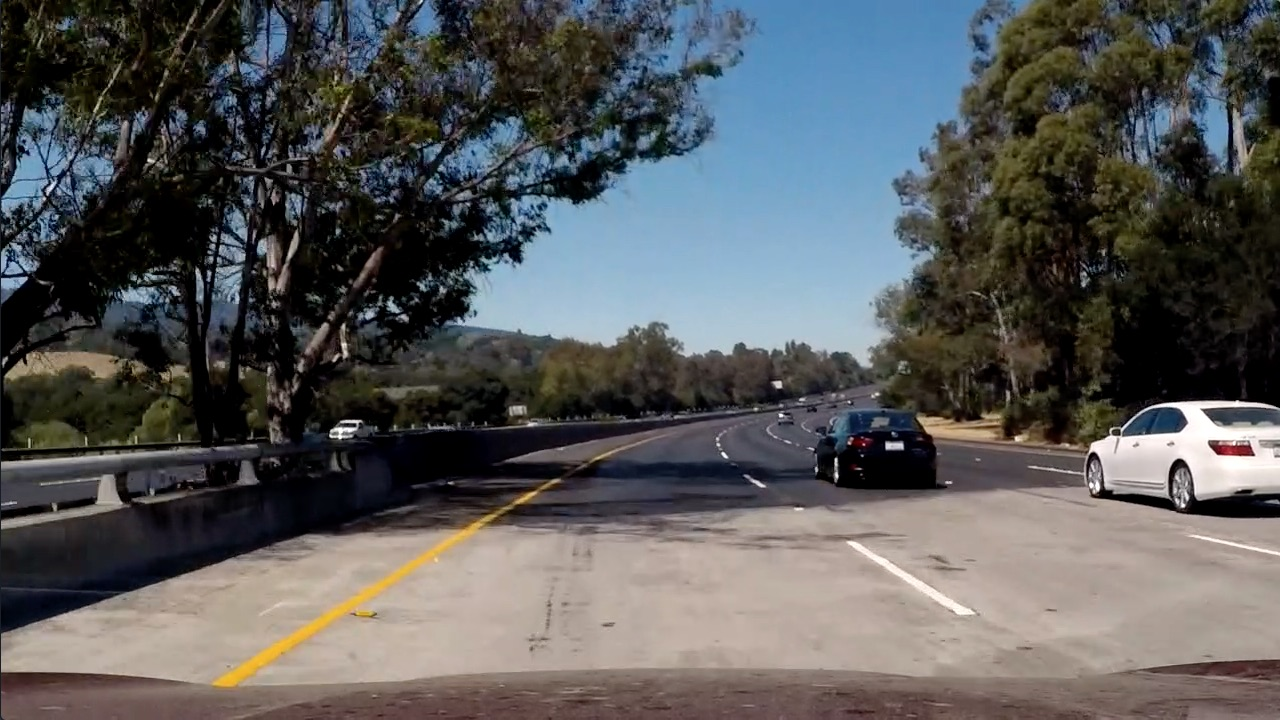
#> input picture test_images/test5.jpg, 1280 x 720 px
$ jupyter execute --allow-errors cv_project.ipynb   (shell and % lines are left out)
#> lines starting #> are read from the running program, lines starting #| are printed output that depends on the picture
[cell 1]
import cv2
import glob
import numpy as np
import matplotlib.pyplot as plt
import matplotlib.image as mpimg
from sklearn.cross_validation import train_test_split
from sklearn.preprocessing import StandardScaler

from skimage.feature import hog
from skimage.measure import label, regionprops

from sklearn.svm import LinearSVC
from sklearn.tree import DecisionTreeClassifier
from sklearn.ensemble import AdaBoostClassifier, BaggingClassifier, ExtraTreesClassifier, \
    GradientBoostingClassifier, RandomForestClassifier

# Step 0 -- get data

[cell 2]
# Create directory for training data

[cell 3]
# Get data

[cell 4]
# Unzip data

[cell 5]
# Get names of image files to estimate dataset sizes and then load images
images_vehicle = glob.glob('data/vehicles/*/*.png')
images_nonvehicle = glob.glob('data/non-vehicles/*/*.png')
print('Total vehicles: {}, Total non-vehicles: {}'.format(len(images_vehicle), len(images_nonvehicle)))

Deviation in class sizes is small so we can keep it without extra balancing

#> (a cell that did not finish here is left out)

#> (a cell that did not finish here is left out)

[cell 8]
# generate label data
y = np.hstack((np.ones(len(images_vehicle)), np.zeros(len(images_nonvehicle)))).astype(np.uint8)

[cell 9]
# split into train, validation and test sets
RANDOM_STATE = 1234

#> (the rest of this cell did not finish here and is left out)

# Step 1 -- get features

In this step I basically define code snippets to perform HOG feature extraction. Detailed HOG parameters definition will be done later

[cell 10]
def get_hog_features(img, orient, pix_per_cell, cell_per_block, vis=False, feature_vec=True):
    # Call with two outputs if vis==True
    if vis == True:
        features, hog_image = hog(img, orientations=orient, pixels_per_cell=(pix_per_cell, pix_per_cell),
                                  cells_per_block=(cell_per_block, cell_per_block), transform_sqrt=True,
                                  visualise=vis, feature_vector=feature_vec)
        return features, hog_image
    # Otherwise call with one output
    else:
        features = hog(img, orientations=orient, pixels_per_cell=(pix_per_cell, pix_per_cell),
                       cells_per_block=(cell_per_block, cell_per_block), transform_sqrt=True,
                       visualise=vis, feature_vector=feature_vec)
        return features

[cell 11]
# [23 lines left out: function draw_hog_examples, not called in this run]

#> (a cell that did not finish here is left out)

[cell 13]
# This function takes dataset of images and returns dataset of features
def get_hog_data(X, colorspace, orient, pixpercell, cellperblock, featuresize):
    Xhog = np.zeros((X.shape[0], featuresize), dtype=np.float32)

    for idx in range(X.shape[0]):
        if colorspace == 'gray':
            x = cv2.cvtColor(X[idx], cv2.COLOR_RGB2GRAY)
        else:
            hls = cv2.cvtColor(X[idx], cv2.COLOR_RGB2HLS)
            x = hls[:,:,['h', 'l', 's'].index(colorspace)]

        f = get_hog_features(x, orient, pixpercell, cellperblock)
        Xhog[idx] = f

    return Xhog

# Step 2 -- train classifier

In this step I check several classifiers and HOG params to pick the best combination.

Classifiers to be tested:
* LinearSVC
* DecisionTreeClassifier,
* BaggingClassifier,
* ExtraTreesClassifier,
* GradientBoostingClassifier,
* RandomForestClassifier

[cell 14]
classifiers = [
#     LinearSVC,
#     DecisionTreeClassifier,
#     BaggingClassifier,
#     ExtraTreesClassifier,
    GradientBoostingClassifier,
#     RandomForestClassifier
]

[cell 15]
# This function is just for grid search
def examine_hog_params_and_classifiers(colorspace, orient, pixpercell, cellperblock):
    # get vector size, doesnt matter which color space to use
    sample_feature = get_hog_features(cv2.cvtColor(sample_image, cv2.COLOR_RGB2GRAY), orient, pixpercell, cellperblock)
    vector_size = sample_feature.shape[0]

    # transform raw pixel data into hog features
    X_train = get_hog_data(X_TRAIN, colorspace, orient, pixpercell, cellperblock, vector_size)
    X_test =  get_hog_data(X_TEST,  colorspace, orient, pixpercell, cellperblock, vector_size)

    # get scaler from training data
    X_scaler = StandardScaler().fit(X_train)

    # transform all X data with scaler
    X_train = X_scaler.transform(X_train)
    X_test = X_scaler.transform(X_test)

    print('colorspace {}, orient {}, pixpercell {}, cellperblock {}'.format(colorspace, orient, pixpercell, cellperblock))
    for c in classifiers:
        clf = c()
        clf.fit(X_train, Y_TRAIN)
        print(c, clf.score(X_test, Y_TEST))

Cell below was used to perform grid search and estimate best classifier and HOG params in terms of accuracy on test set

After my experiments I finished with next results:
* L-channel gives best results for HOG features, noteworthy is grayscale is also good
* GradientBoostingClassifier works best among other classifiers
* orient value of 10 gives best results
* more pixpercell produced more accuracy; best results I got with 16
* cells per block value of 2 gives best results

#> (a cell that did not finish here is left out)

[cell 17]
# Remember best params for further usage
HOG_ORIENT = 10
HOG_PPC = 16
HOG_CPB = 2
HOG_SIZE = 360

#> (a cell that did not finish here is left out)

After features and classifier are defined, prepare scailer and trained classifier for future usage

#> (a cell that did not finish here is left out)

[cell 20]
def preprocess_input(X):
    X = get_hog_data(X, 'l', HOG_ORIENT, HOG_PPC, HOG_CPB, HOG_SIZE)
    X = X_scaler.transform(X)
    return X

#> (a cell that did not finish here is left out)

#> (a cell that did not finish here is left out)

# Step 3 -- sliding window search

[cell 23]
# These are manually defined parameters for sliding windows found after many tests

IMG_WIDTH = 1280
IMG_HEIGTH = 720
IMG_CENTER = 640
SLW_OVERLAP = .05
SLW_WINDOWS = [
    (96,  256),
    (150, 196),
    (200, 128),
    (230, 96),
]

My sliding window approach uses non-linear sizes. Common idea is next:
* take initial window size, e.g. 96 pixels
* define center position of the window based on initial window size and overlap factor
* use height same as window size, e.g. 96 pixels
* calculate width with next formula:
  + $Size_{new} = Size_{default} * (1 + (\frac{center_{window} - center_{image}}{0.5 * Size_{image}})^2)$
  + i.e. if window is far left/right from center, use more rectangled window, because of perspective

[cell 24]
def get_sliding_windows(img):
    windows = []
    images = []

    # For every defined sliding window
    for bottom_offset, window_size in SLW_WINDOWS:
        # Define step and total number of windows
        step = int(window_size * SLW_OVERLAP)
        total_windows = IMG_WIDTH // step + 1

        # For every single window
        for i in range(total_windows):
            # Define center and window width
            center = i * step
            deviation = float(center - IMG_CENTER) / IMG_CENTER
            window_width = int((window_size / 2) * (1. + deviation ** 2))

            # Calculate left and right X positions
            if center - window_width < 0:
                xleft = 0
                xrigh = center + window_width
            elif center + window_width > IMG_WIDTH:
                xleft = center - window_width
                xrigh = IMG_WIDTH
            else:
                xleft = center - window_width
                xrigh = center + window_width

            # Calculate Y positions
            yleft = IMG_HEIGTH - bottom_offset
            yrigh = yleft - window_size

            # Remember box coordinates and image patch
            windows.append([(xleft, yleft), (xrigh, yrigh)])
            images.append(img[yrigh:yleft, xleft:xrigh, :])

    return windows, images

[cell 25]
# Just visualize how sliding window look like
test_img = mpimg.imread('test_images/test5.jpg')
#> test_img is the input picture: shape (720, 1280, 3); mean R, G, B 88.5, 89.3, 89.8
windows, _ = get_sliding_windows(test_img)
#> after the loop in get_sliding_windows, `for bottom_offset, window_size in SLW_WINDOWS:`: images = 785 items
#> windows = 785 items
for p1, p2 in windows:
    cv2.rectangle(test_img, p1, p2, (255,0,0), 1)
#> this loop made 785 passes
#> (p1, p2) on passes 1 to 3: ((0, 624), (256, 368)), ((0, 624), (263, 368)), ((0, 624), (270, 368))
plt.imshow(test_img)

[cell 26]
# If image patch is not 64x64, resize it
def prepare_image_patch_for_classifier(img):
    if img.shape[0] != 64 or img.shape[1] != 64:
        img = cv2.resize(img, (64, 64))
    img = np.expand_dims(img, axis=0)

    return img

[cell 27]
# Get heatmap of positive detections
def get_vehicles_heatmap_from_image(source_image, probability=.85):
    # Get all sliding windows and image patches
    windows, images = get_sliding_windows(source_image)

    # Define heatmap as zeros image
    heatmap = np.zeros((source_image.shape[0], source_image.shape[1]), dtype=np.uint8)

    i = 0
    for i in range(len(windows)):
        wnd, img = windows[i], images[i]

        # Preprocess image patch
        img = prepare_image_patch_for_classifier(img)
        img = preprocess_input(img)

        # Classify, but take not 0 or 1 class prediction, but raw probability
        clfproba = clf.predict_proba(img)[0]

        # Only if probability is high enouth, consider patch as vehicle and update heatmap
        if clfproba[1] > probability:
            xleft, yleft = wnd[0]
            xrigh, yrigh = wnd[1]
            heatmap[yrigh:yleft, xleft:xrigh] += 1

    return heatmap

Important part here -- merge overlapped windows into one by using [`skimage.measure.label`](http://scikit-image.org/docs/dev/api/skimage.measure.html#skimage.measure.label) and [`skimage.measure.regionprops`](http://scikit-image.org/docs/dev/api/skimage.measure.html#skimage.measure.regionprops) functions

[cell 28]
# Take boundary boxes from a heatmap of positive detections
# [22 lines left out: function get_boundaries_from_heatmap, not called in this run]

[cell 29]
# Visualization
testimg = mpimg.imread('test_images/test4.jpg')
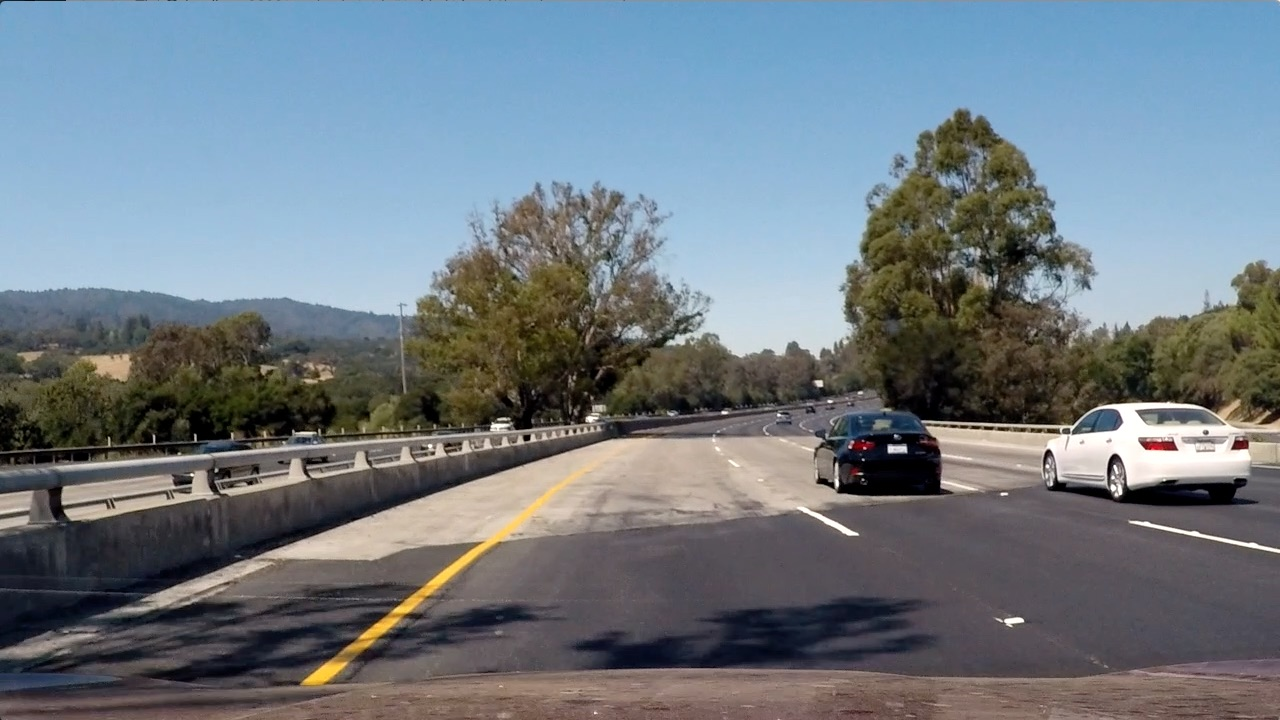
#> input picture test_images/test4.jpg, 1280 x 720 px
#> testimg is the input picture: shape (720, 1280, 3); mean R, G, B 112.2, 122.7, 130.9
testimg_out = np.copy(testimg)
#> (the rest of this cell did not finish here and is left out)

#> the loop in get_vehicles_heatmap_from_image, `for i in range(len(windows)):` made 1 pass
#> pass 1, in get_vehicles_heatmap_from_image, `wnd, img = windows[i], images[i]`:
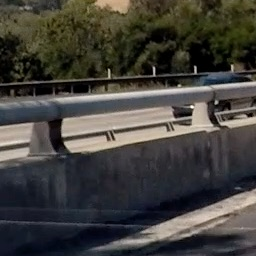
#> img: shape (256, 256, 3); mean of channels 0, 1, 2 67.3, 65.3, 60.6; drawn as R, G, B
#> pass 1, in prepare_image_patch_for_classifier, `img = cv2.resize(img, (64, 64))`:
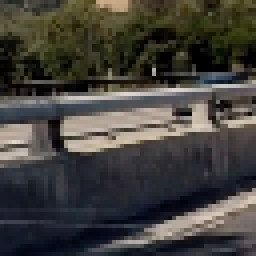
#> img: shape (64, 64, 3) (shown 4 times larger); mean of channels 0, 1, 2 67.4, 65.4, 60.7; drawn as R, G, B
#> after the loop in get_vehicles_heatmap_from_image, `for i in range(len(windows)):`: heatmap: shape (720, 1280); every value is 0
boxes = get_boundaries_from_heatmap(heatmap)
for box in boxes:
    p1, p2 = box
    cv2.rectangle(testimg_out, p1, p2, (0,0,255), 3)

_, axarr = plt.subplots(1, 3, figsize=(16,5))
axarr[0].imshow(testimg)
axarr[1].imshow(heatmap)
axarr[2].imshow(testimg_out)
